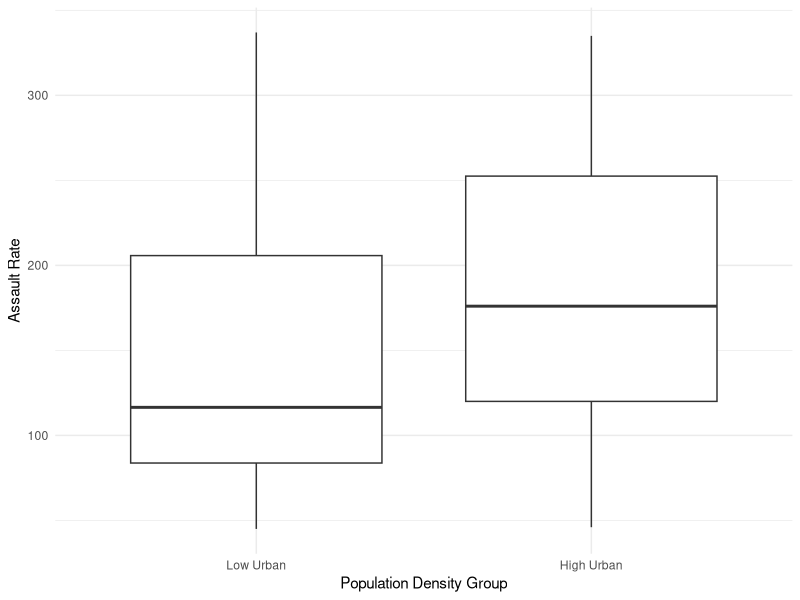

Reproduce this figure in R.
#For my statsistical interpretation I've chosen the data set
#called USArrests which shows violent crime rates by US State
#it shows the number of arrests per 100 000 residents for assault, murder and
#rape in all US States and the percent of population living in urban areas is also given

#1. I will load my data using the command data() and than see my data in the table

data("USArrests")
View(USArrests)

#2. I want to save it as an object df so I can use my dataset more easily afterwards
df <- data.frame (USArrests)
View(df) #viewd my data to see if I saved it correctly

#3. Hypotheses formulation
# My Hypothesis is: The mean assault rate is higher in states where more people live in urban areas.
#That makes my null hypothesis: The mean assault rate is higher in states where more poople live in urban areas.
#My alternative hypothesis is: The mean assault rate is not higher in states where more people live in urban areas.

#Since I want to separate the States by the percentage of people living in urban areas I will calculate the 
#mean of population living in urban areas in all the States and put that as my threshold that will then separate
#the States with a lower percentage of urban poopulation of that with a higher one.

mean (df$UrbanPop)

#4. Categorizing states in the data based on population living  in urban areas.

high_UrbanPop <- df[df$UrbanPop > 65.54, "Assault"]
low_UrbanPop <- df[df$UrbanPop <= 65.54, "Assault"]

#5. I am comparing mean assaults between two groups based on urban population and conducting a t-test which is a test
#usually used to compare the means of a variable between groups.

result <- t.test (high_UrbanPop, low_UrbanPop) #t.test is a built in function in R and I'm comparing two groups of data 
#                                               so this is conducting a t-test to compare the assault rates between them


#The p-value is equal to 0.1138 which is higher than 0.05 and I cannot reject the null hypothesis, there is insufficient
#evidence to reject it.

#6. Making a box plot to visualize the assault rates in both groups.
## loading the library to open ggplot2package that has been already installed

library(ggplot2)

ggplot(df, aes(x=factor(UrbanPop>mean(UrbanPop)),y=Assault))+
  geom_boxplot()+
  labs(x = "Population Density Group", y= "Assault Rate")+
  scale_x_discrete(labels=c("Low Urban", "High Urban"))+
  theme_minimal()


















